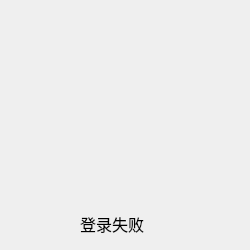
<?xml version="1.0" encoding="UTF-8"?>
<ui version="4.0">
 <class>m3</class>
 <widget class="QDialog" name="m3">
  <property name="geometry">
   <rect>
    <x>0</x>
    <y>0</y>
    <width>250</width>
    <height>250</height>
   </rect>
  </property>
  <property name="windowTitle">
   <string>Dialog</string>
  </property>
  <property name="styleSheet">
   <string notr="true">QDialog#m3
{
border-image: url(:/newPrefix/sad.jpg);
}</string>
  </property>
  <widget class="QLabel" name="label">
   <property name="geometry">
    <rect>
     <x>80</x>
     <y>208</y>
     <width>111</width>
     <height>31</height>
    </rect>
   </property>
   <property name="font">
    <font>
     <family>Arial</family>
     <pointsize>12</pointsize>
    </font>
   </property>
   <property name="text">
    <string>登录失败</string>
   </property>
  </widget>
 </widget>
 <resources>
  <include location="picture/aaa.qrc"/>
 </resources>
 <connections/>
</ui>
